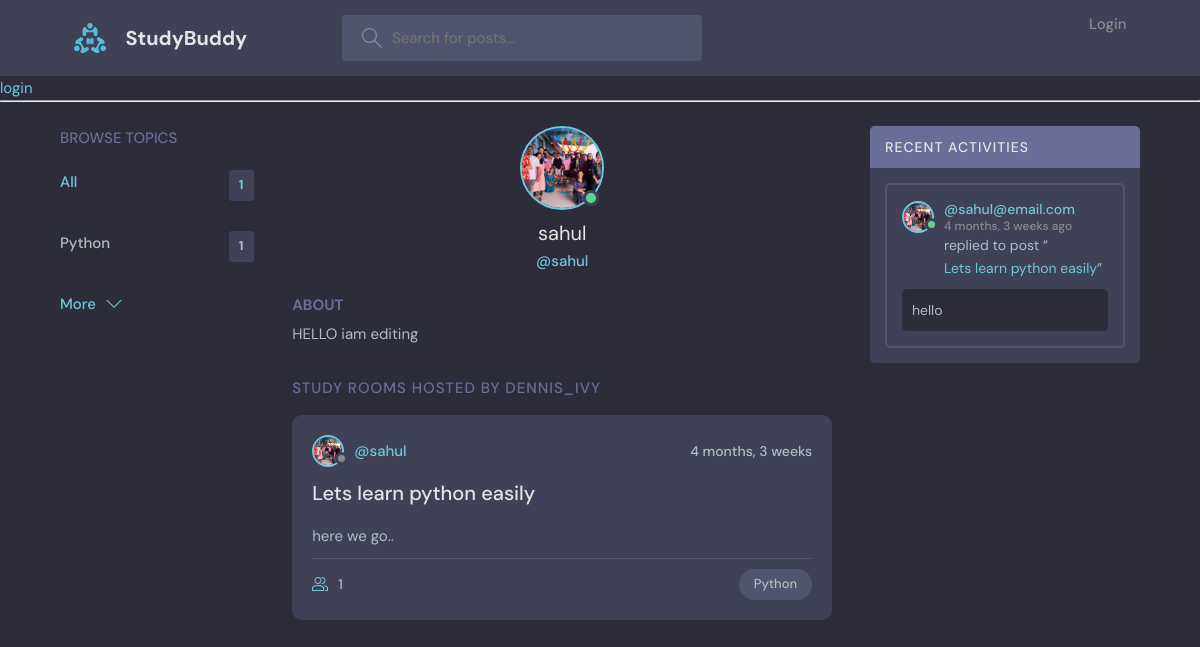
Screenshot of /user-profile/1/ with the database file from the repository.
### base/models.py (models this page shows, shortened)
class Topic(models.Model):
    name = models.CharField(max_length=200)

class User(AbstractUser):
    name = models.CharField(max_length=200, null=True)
    email = models.EmailField(unique=True, null=True)
    bio = models.TextField(null=True)
    avatar = models.ImageField(null=True, default="avatar.svg")
    USERNAME_FIELD = 'email'
    REQUIRED_FIELDS = []

class Room(models.Model):
    host = models.ForeignKey(User, on_delete=models.SET_NULL, null=True)
    topic = models.ForeignKey(Topic, on_delete=models.SET_NULL, null=True)
    name = models.CharField(max_length=200)
    description = models.TextField(null=True, blank=True)
    participants = models.ManyToManyField(User, related_name='participants', blank=True)
    updated = models.DateTimeField(auto_now=True)
    created = models.DateTimeField(auto_now_add=True)
    class Meta:
        ordering = ['-updated', '-created']
    def __str__(self):
        return self.name

class Message(models.Model):
    user = models.ForeignKey(User, on_delete=models.CASCADE)
    room = models.ForeignKey(Room, on_delete=models.CASCADE)
    body = models.TextField()
    updated = models.DateTimeField(auto_now=True)
    created = models.DateTimeField(auto_now_add=True)
    class Meta:
        ordering = ['-updated', '-created']

### base/views.py (the view)
# urls.py: path('user-profile/<str:pk>/', views.userProfile, name="user-profile"),
def userProfile(request, pk):
    user = User.objects.get(id=pk)
    rooms = user.room_set.all()
    room_messages = user.message_set.all()
    topics = Topic.objects.all()
    context ={'user': user, 'rooms': rooms, 'room_messages': room_messages,
     'topics': topics}
    return render(request, 'base/user_profile.html', context)

### base/templates/base/user_profile.html (shortened to what this page needs)
{% extends 'main.html' %}
{% block content %}
  <main class="profile-page layout layout--3">
    <div class="container">
      {% include 'base/topics_component.html' %}
      <div class="roomList">
        <div class="profile">
          <div class="profile__avatar">
            <div class="avatar avatar--large active">
              <img src="{{user.avatar.url}}" />
            </div>
          </div>
          <div class="profile__info">
            <h3>{{user.username}}</h3>
            <p>@{{user.username}}</p>
          </div>
          <div class="profile__about">
            <h3>About</h3>
            <p>
              {{user.bio}}
            </p>
          </div>
        </div>
        <div class="roomList__header">
          <div>
            <h2>Study Rooms Hosted by dennis_ivy</a>
            </h2>
          </div>
        </div>
        {% include 'base/feed_component.html' %}
      </div>
      {% include 'base/activity_component.html' %}
    </div>
  </main>
{% endblock content %}

### templates/main.html (shortened to what this page needs)
<!DOCTYPE html>
{% load static %}
<html lang="en">
  <head>
    <link rel="stylesheet" href="{% static 'styles/style.css' %}" />
  </head>
  <body>
    {% include 'navbar.html' %}
    {% block content %}
    {% endblock content %}
  </body>
</html>

### templates/navbar.html (shortened to what this page needs)
{% load static %}
<header class="header header--loggedIn">
    <div class="container">
      <a href="{% url 'home' %}" class="header__logo">
        <img src="{% static 'images/logo.svg' %}" />
        <h1>StudyBuddy</h1>
      </a>
      <form class="header__search" methode="GET" action="{% url 'home' %}">
        <label>
          <input name="q" placeholder="Search for posts..." />
        </label>
      </form>
      <nav class="header__menu">
        {% if request.user.is_authenticated %}
        <div class="header__user">
          <a href="{% url 'user-profile' request.user.id %}">
            <div class="avatar avatar--medium active">
              <img src="{{request.user.avatar.url}}" />
            </div>
            <p>{{request.user.username}} <span>@{{request.user.username}}</span></p>
          </a>
          <button class="dropdown-button">
            <svg version="1.1" xmlns="http://www.w3.org/2000/svg" width="32" height="32" viewBox="0 0 32 32">
              <title>chevron-down</title>
              <path d="M16 21l-13-13h-3l16 16 16-16h-3l-13 13z"></path>
            </svg>
          </button>
        </div>
        {% else %}
        <a href="{% url 'login' %}"
          <img src="{% static 'images/avatar.svg' %}" />
          <p>Login</p>
        {% endif %}
      </nav>
    </div>
  </header>
{% if request.user.is_authenticated %}
<p>hello {{request.user}}</p>
<a href="{% url 'logout' %}">logout</a>
{% else %}
<a href="{% url 'login' %}">login</a>
{% endif%}
<hr>

### base/templates/base/topics_component.html
<div class="topics">
    <div class="topics__header">
      <h2>Browse Topics</h2>
    </div>
    <ul class="topics__list">
      <li>
        <a href="{% url 'home' %}" class="active">All <span>{{topics.count}}</span></a>
      </li>
      {% for topic in topics %}
      <li>
        <a href="{% url 'home' %}?q={{topic.name}}">{{topic.name}} <span>{{topic.room_set.all.count}}</span></a>
      </li>
      {% endfor %}
    </ul>
    <a class="btn btn--link" href="{% url 'topics' %}">
      More
      <svg version="1.1" xmlns="http://www.w3.org/2000/svg" width="32" height="32" viewBox="0 0 32 32">
        <title>chevron-down</title>
        <path d="M16 21l-13-13h-3l16 16 16-16h-3l-13 13z"></path>
      </svg>
    </a>
  </div>

### base/templates/base/feed_component.html (shortened to what this page needs)
{% for room in rooms %}
<div class="roomListRoom">
    <div class="roomListRoom__header">
      <a href="{% url 'user-profile' room.host.id %}" class="roomListRoom__author">
        <div class="avatar avatar--small">
          <img src="{{room.host.avatar.url}}" />
        </div>
        <span>@{{room.host.username }}</span>
      </a>
      <div class="roomListRoom__actions">
        <span>{{ room.created|timesince }}</span>
      </div>
    </div>
    <div class="roomListRoom__content">
      <a href="{% url 'room' room.id %}">{{room.name}}</a>
      <p>
        {{room.description}}
    </div>
    <div class="roomListRoom__meta">
      <a href="{% url 'room' room.id %}" class="roomListRoom__joined">
        {{room.participants.all.count}}
      </a>
      <p class="roomListRoom__topic">{{room.topic.name}}</p>
    </div>
</div>
{% endfor %}

### base/templates/base/activity_component.html (shortened to what this page needs)
<div class="activities">
    <div class="activities__header">
      <h2>Recent Activities</h2>
    </div>
    {% for message in room_messages %}
    <div class="activities__box">
        <div class="activities__boxHeader roomListRoom__header">
            <a href="{% url 'user-profile' message.user.id %}" class="roomListRoom__author">
              <div class="avatar avatar--small active">
                <img src="{{message.user.avatar.url}}" />
              </div>
              <p>
                @{{message.user}}
                <span>{{message.created|timesince}} ago</span>
              </p>
            </a>
        </div>
        <div class="activities__boxContent">
          <p>replied to post “<a href="{% url 'room' message.room.id %}">{{message.room}}</a>”</p>
          <div class="activities__boxRoomContent">
          {{message.body}}
          </div>
        </div>
      </div>
    {% endfor %}
</div>

### rows the page displays
Topic: name "Python", room_set.all.count "1"
User: avatar (picture), username "sahul", bio "HELLO iam editing"
Room: host.avatar (picture), host.username "sahul", created "4 months, 3 weeks", name "Lets learn python easily", description "here we go..", participants.all.count "1", topic.name "Python"
Message: user.avatar (picture), user "sahul@email.com", created "4 months, 3 weeks", room "Lets learn python easily", body "hello"

### other values shown
{{ topics.count }} "1"
